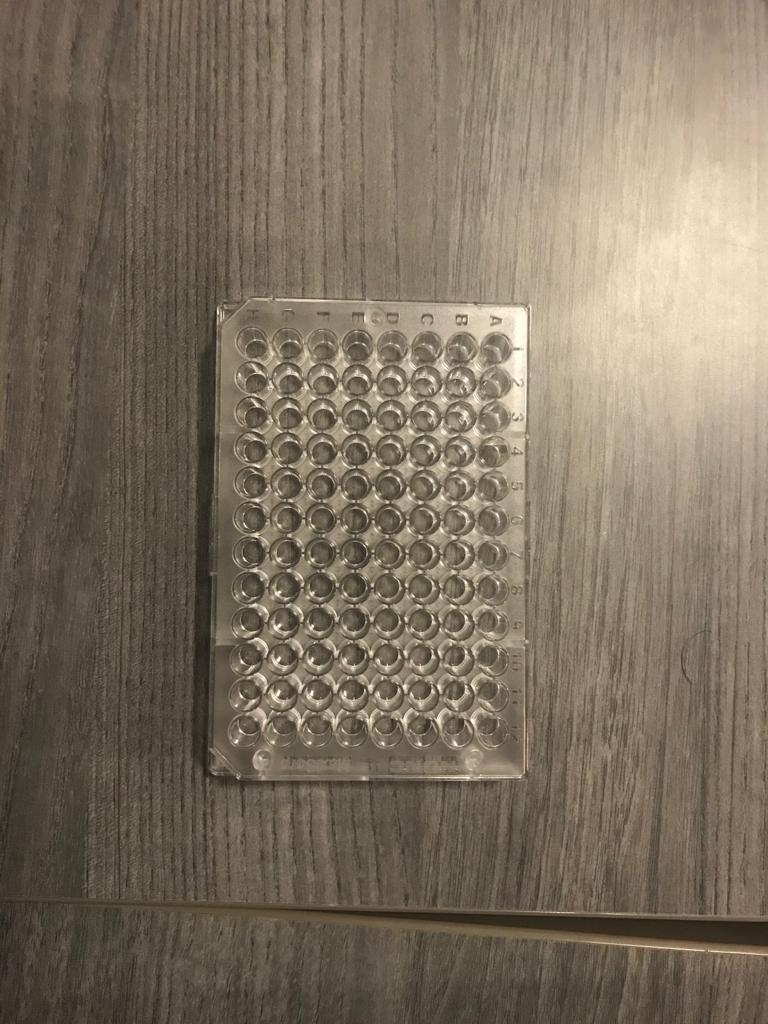
#> input picture images/1.jpeg, 768 x 1024 px
$ python -i PlateImage.py   (imports and definitions only)   (older library calls are emulated)
#> lines starting #> are read from the running program, lines starting #| are printed output that depends on the picture; after the words box and inside, x2 and y2 are one past the last pixel; in counts of white or black regions, pixels touching at a corner belong together
#!/usr/bin/env python3
import imutils
import cv2
import numpy as np
import pandas as pd
import scipy.cluster


# [('label, num)] -> ['label]
# determines whether there is an outlier in the data
# [13 lines left out: function find_outliers, not called in this run]

# creates a PlateImage given a path
def from_path(image_path):
    return PlateImage(cv2.imread(image_path))

# [('label, num)] -> bool
# determines whether there are outliers in the data
def has_outliers(data, thresh=3):
    return find_outliers(data, thresh=thresh) != []


# Represents an image of an ELISA plate
class PlateImage:

    # default constructor
    # creates image from provided image path
    # when adding parameters (such as thresholds),
    # these should be optional parameters for methods
    # ASSUME image is always scaled to have width of 700
    def __init__(self, img):
        self.image = imutils.resize(img, width=700)

    # creates a PlateImage given a path
    def from_path(self, image_path):
        return self.__init__(cv2.imread(image_path))

    # () -> Boolean
    # determines whether the image is blurry
    def is_blurry(self, threshold=200):

        def variance_of_laplacian(gray_image):
            # compute the Laplacian of the image and then return the focus
            # measure, which is simply the variance of the Laplacian
            return cv2.Laplacian(gray_image, cv2.CV_64F).var()

        gray = cv2.cvtColor(self.image, cv2.COLOR_BGR2GRAY)
        fm = variance_of_laplacian(gray)

        return fm < threshold

    # () -> ()
    # raises an error if the image background isn't black
    # upper_thresh, lower_thresh: range of target background colors
    # [42 lines left out: function check_background, not called in this run]

        # if code executes to this point, this means that the background
        # of the image was within the defined boundaries


    # () -> Array of coordinates for rectangle corners
    # determines the smallest rectangle from the detected edges of the plate
    def detect_bounds(self):
        # adapted from tutorial at
        # https://www.pyimagesearch.com/2016/02/08/opencv-shape-detection/

        # copy the image and resize the copy to a smaller factor so that
        # the shapes can be approximated better
        image = self.image.copy()
        resized = imutils.resize(image, width=700)
        ratio = image.shape[0] / float(resized.shape[0])

        # convert the resized image to grayscale, blur it slightly,
        # and threshold it
        gray = cv2.cvtColor(resized, cv2.COLOR_BGR2GRAY)
        blurred = cv2.GaussianBlur(gray, (11, 11), 0)
        thresh = cv2.threshold(blurred, 39, 255, cv2.THRESH_BINARY)[1]

        # find contours in the thresholded image
        cnts = cv2.findContours(thresh.copy(), cv2.RETR_EXTERNAL,
                                cv2.CHAIN_APPROX_SIMPLE)
        cnts = imutils.grab_contours(cnts)

        # initialize vars to track largest contour and largest contour area
        largest_c = cnts[0]
        largest_area = 0

        # loop over the contours to find the one with the largest area
        for c in cnts:
            # find area of contour
            area = cv2.contourArea(c)
            if area > largest_area:
                largest_area = area
                largest_c = c

        # multiply the contour (x, y)-coordinates by the resize ratio,
        # then draw the contours on the image
        largest_c = largest_c.astype("float")
        largest_c *= ratio
        largest_c = largest_c.astype("int")

        # adapted from tutorial at
        # https://hub.packtpub.com/opencv-detecting-edges-lines-shapes/
        # find minimum area
        rect = cv2.minAreaRect(largest_c)

        return rect


    # () -> New image with drawn contours
    # draws the detected boundaries onto the image
    # [14 lines left out: function draw_contours, not called in this run]


    # () -> [[(row, col, radius)]]
    # generates a list of the vial locations
    # returns the center positions and radii (half side length of square)
    # of the areas from which we will read the colors
    def get_vials(self):
        dims = self.image.shape
        center = ((dims[0]) // 2, (dims[1]) // 2)

        row_adjustments = [-35, 35, -110, 110, -185, 185, -260, 260]
        col_adjustments = [28, -50, -120, -200, -280, -350,
                           -415, 100, 175, 250, 330, 410]
        radius = 10

        return [(center[1] + r_adj, center[0] + c_adj, radius)
                for r_adj in row_adjustments
                for c_adj in col_adjustments]


    # () -> New image with important pixels highlighted
    # changes the pixel color of centers of optimal parts of vials and color
    # of four pixels around them based on radius for testing of get_vials
    # [69 lines left out: function draw_vials, not called in this run]

        # RED = [0, 0, 255]
        # GREEN = [0, 255, 0]
        # pos_offsets = [-1, 0, 1]
#
        # for vial in vials:
            # # highlight pixel at center
            # image[vial[1]][vial[0]] = RED
#
            # for x_off in pos_offsets:
                # for y_off in pos_offsets:
                    # # also turn its neighboring pixels red
                    # # for better visualization
                    # image[vial[1]+x_off][vial[0]+y_off] = RED
#
            # # draw the corners of the square based on the radius in green
            # # highlight their neighbors are well for better visualization
            # top    = vial[1]-vial[2]
            # bottom = vial[1]+vial[2]
            # left   = vial[0]-vial[2]
            # right  = vial[0]+vial[2]
#
            # # locations of the four corners
            # corner_locs = [(top, left),
                           # (top, right),
                           # (bottom, left),
                           # (bottom, right)]
#
            # # top left
            # for x_loc, y_loc in corner_locs:
                # for x_off in pos_offsets:
                    # for y_off in pos_offsets:
                        # image[x_loc + x_off][y_loc + y_off] = GREEN
#
        # cv2.imshow("Vial locations", imutils.resize(image, width=700))


    # () -> [((r, g, b), (x, y, radius))]
    # reads the colors of each vial on the plate
    # returns some data structure to represent colors on array
    def get_colors(self):
        try:
            if self.is_blurry():
                raise ValueError("Image was blurry!")
            # self.check_background()
            img = self.normalize_shape()  # 500w image
            return [img.find_color(loc) for loc in img.get_vials()]  # [()]

        except(ValueError):
            raise ValueError("The image could not be read from. Please try again!")


    # (maybe path) -> PlateImage
    # read the colors of the image and export image to paht
    # [5 lines left out: function export_colors, not called in this run]


    # () -> New cropped image
    # normalize the image to have a rectangular shape
    def normalize_shape(self):
        rect = self.detect_bounds()
        image = self.image.copy()

        # rotate img
        angle = rect[2]
        rows, cols = image.shape[0], image.shape[1]
        m = cv2.getRotationMatrix2D((cols / 2, rows / 2), angle, 1)
        img_rot = cv2.warpAffine(image, m, (cols, rows))

        # rotate bounding box
        box = cv2.boxPoints(rect)
        pts = np.int0(cv2.transform(np.array([box]), m))[0]
        pts[pts < 0] = 0

        # crop the image based on the corners found
        img_crop = img_rot[pts[1][1]:pts[0][1], pts[1][0]:pts[2][0]]

        return PlateImage(img_crop)


    # calculates the dominant RGB value of a specified area on an image
    # @param a tuple with x coord, y coord, and radius at (x,y)  on image
    # -- (x, y, radius)
    # @return tuple with the RGB values and location parameters as tuples
    # -- ((r, g, b), (x, y, radius))
    def find_color(self, location):
        print("finding the color...")

        image = imutils.resize(self.image.copy(), 710)
        x, y, radius = location
        cropped = image[(x - radius):(x + radius), (y - radius):(y + radius)]

        print(x)
        print(y)
        print(radius)
        print(cropped)

        NUM_CLUSTERS = 5
        ar = np.asarray(cropped)
        shape = ar.shape
        ar = ar.reshape(np.product(shape[:2]), shape[2]).astype(float)

        # TODO: bug is here
        print(ar)
        print(NUM_CLUSTERS)

        codes, dist = scipy.cluster.vq.kmeans(ar, NUM_CLUSTERS)

        # assign codes and count occurrences
        vecs, dist = scipy.cluster.vq.vq(ar, codes)
        counts, bins = np.histogram(vecs, len(codes))

        # find most frequent
        index_max = np.argmax(counts)
        dominant_color = codes[index_max]

        # formats to RGB tuple by rounding to int, reversing the list,
        # and converting to tuple
        dominant_color = tuple(
            [int(round(num)) for num in dominant_color][::-1])

        return (dominant_color, location)

    # () -> () (mutates object)
    # normalize the colors of the image to improve color accuracy
    def normalize_color(self):
        raise "not yet implemented"
        # TODO: unclear whether we need to do this

    # (maybe path) -> ()
    # writes the image to disk at provided path
    def save(self, path="./image.jpeg"):
        cv2.imwrite(path, self.image)

    # displays image through opencv
    # () -> ()
    def show(self):
        cv2.imshow("ELISA Plate", self.image)

    # converts a list of relative colors to a list of abs colors
    # [(r,g,b)] -> [0...1]
    def rel_to_abs_color(self, color_list):
        abs_list = [r + g + b for r, g, b in color_list]
        return [float(val)/sum(abs_list) for val in abs_list]

    # draw rgb data on the image
    # () -> PlateImage
    # throws Exception if the image data is not realistic
    # [34 lines left out: function draw_img_data, not called in this run]

>>> import cv2
>>> picture = cv2.imread('../images/1.jpeg')
#> picture is the input picture: shape (1024, 768, 3); mean B, G, R 95.3, 112.2, 125.1
>>> result = PlateImage(picture).get_colors()
#> in is_blurry, `gray = cv2.cvtColor(self.image, cv2.COLOR_BGR2GRAY)`:
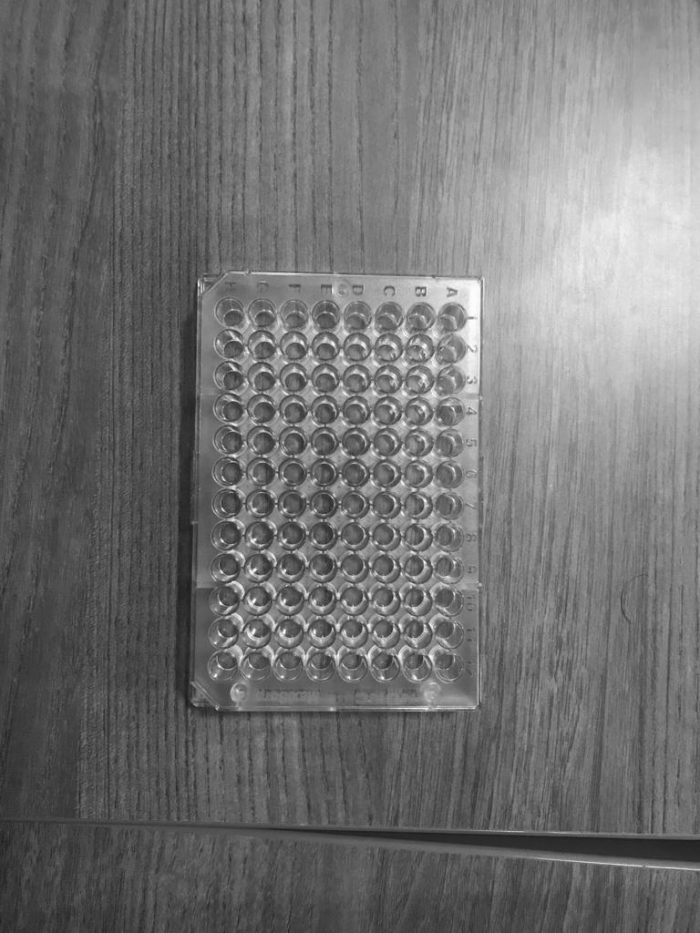
#> gray: shape (933, 700); min 29, max 253, mean 114.2
#> in is_blurry, `fm = variance_of_laplacian(gray)`: fm = 281.3
#> in detect_bounds, `thresh = cv2.threshold(blurred, 39, 255, cv2.THRESH_BINARY)[1]`:
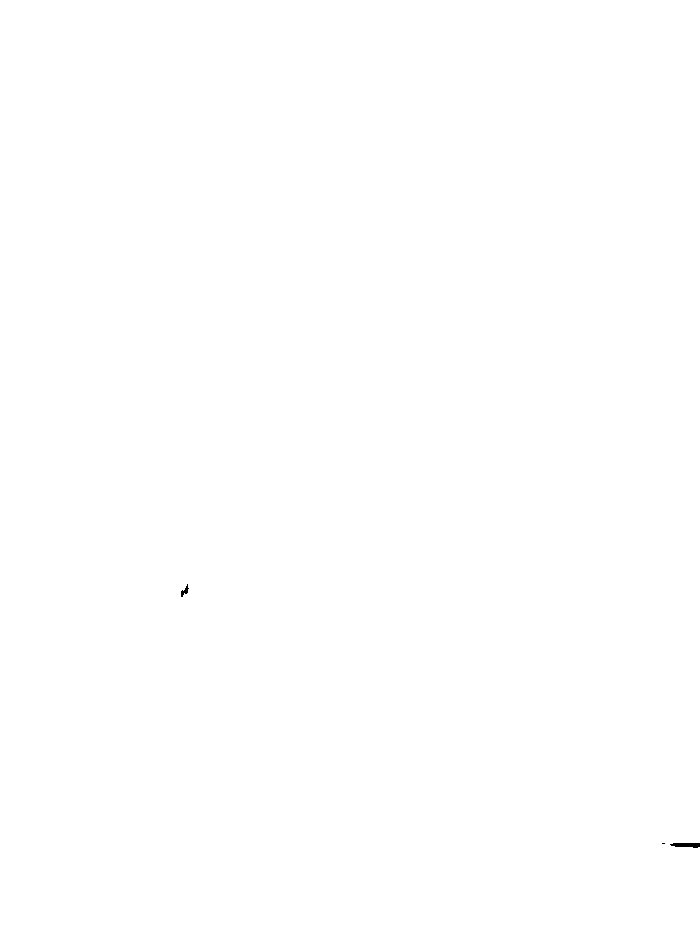
#> thresh: shape (933, 700); 100% white; 3 black regions (1 under 20 px)
#> in detect_bounds, `cnts = cv2.findContours(thresh.copy(), cv2.RETR_EXTERNAL, cv2.CHAIN_AP..`: cnts = 1 contour; box (x1, y1, x2, y2) and area: (0, 0, 700, 933) 651324
#> in detect_bounds, `largest_c = cnts[0]`: largest_c = contour of 17 points, box (x1, y1, x2, y2) (0, 0, 700, 933), area 651324
#> the loop in detect_bounds, `for c in cnts:` made 1 pass
#> (area, largest_area) on pass 1: (651324.5, 651324.5)
#> after the loop in detect_bounds, `for c in cnts:`: largest_area = 651324.5
#> in detect_bounds, `largest_c = largest_c.astype("float")`: largest_c = 17 rows, first 8: [0, 0], [0, 932], [699, 932], [699, 847], [698, 847], [697, 848], [693, 848], [692, 847]
#> in detect_bounds, `rect = cv2.minAreaRect(largest_c)`: rect = ((349.5, 466), (932, 699), -90)
#> in normalize_shape, `angle = rect[2]`: angle = -90
#> in normalize_shape, `m = cv2.getRotationMatrix2D((cols / 2, rows / 2), angle, 1)`: m = [[6.12e-17, -1, 816.5], [1, 6.12e-17, 116.5]]
#> in normalize_shape, `img_rot = cv2.warpAffine(image, m, (cols, rows))`:
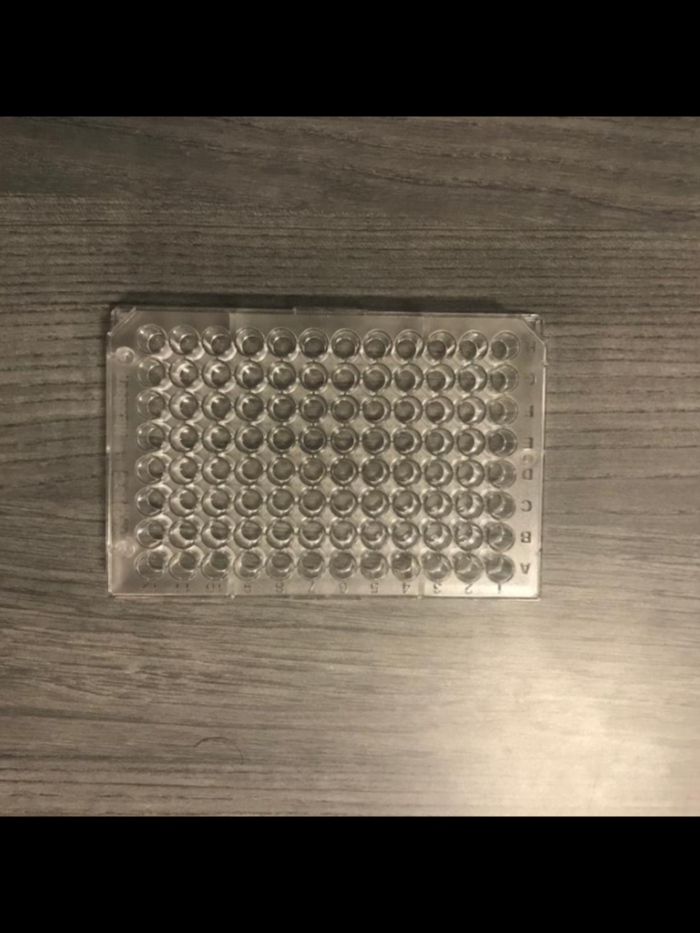
#> img_rot: shape (933, 700, 3); mean B, G, R 74.5, 87.5, 97
#> in normalize_shape, `box = cv2.boxPoints(rect)`: box = [[699, 932], [-2.85e-14, 932], [0, 0], [699, 0]]
#> in normalize_shape, `pts = np.int0(cv2.transform(np.array([box]), m))[0]`: pts = [[-115, 815], [-115, 116], [816, 116], [816, 815]]
#> in normalize_shape, `img_crop = img_rot[pts[1][1]:pts[0][1], pts[1][0]:pts[2][0]]`:
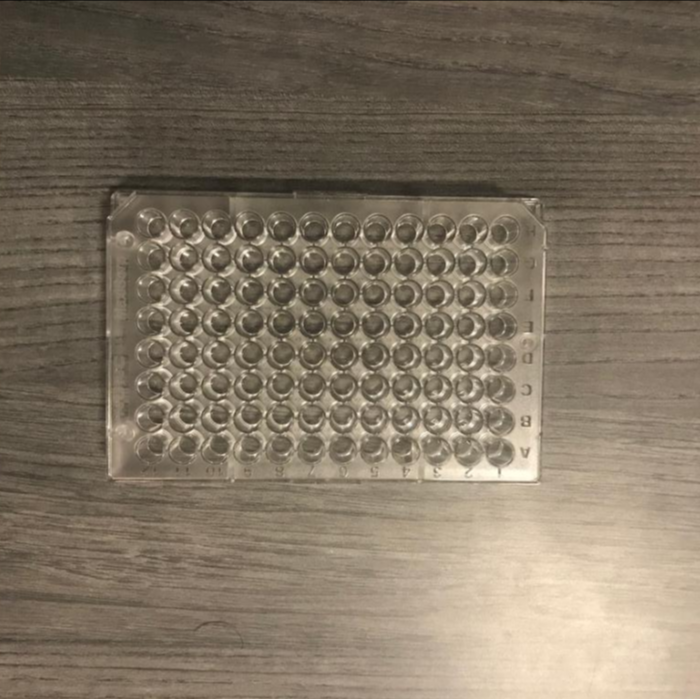
#> img_crop: shape (699, 700, 3); mean B, G, R 99.1, 116.4, 129.1
#> (printed output is left out)
#> in find_color, `ar = ar.reshape(np.product(shape[:2]), shape[2]).astype(float)`: ar = 400 rows, first 8: [124, 143, 156], [115, 134, 146], [87, 106, 118], [61, 79, 89], [51, 68, 77], [49, 65, 74], [46, 61, 70], [42, 58, 67]
#> (printed output is left out)
#> in find_color, `codes, dist = scipy.cluster.vq.kmeans(ar, NUM_CLUSTERS)`: codes = [[46.82, 62.65, 71.65], [75.98, 93.36, 104.1], [124.3, 145.4, 156.6], [154.5, 175.9, 186.1], [97.24, 114.8, 125.8]]; dist = 10.64
#> in find_color, `vecs, dist = scipy.cluster.vq.vq(ar, codes)`: vecs = 400 values, max 4 at index 2, min 0 at index 4, mean 1.96; dist = 400 values, max 43 at index 242, min 0.362 at index 314, mean 10.64
#> in find_color, `counts, bins = np.histogram(vecs, len(codes))`: counts = [51, 135, 90, 27, 97]; bins = [0, 0.8, 1.6, 2.4, 3.2, 4]
#> in find_color, `index_max = np.argmax(counts)`: index_max = 1
#> in find_color, `dominant_color = codes[index_max]`: dominant_color = [75.98, 93.36, 104.1]
#> in find_color, `dominant_color = tuple( [int(round(num)) for num in dominant_color][::..`: dominant_color = (104, 93, 76)
#> (printed output is left out)
#> in find_color (call 2), `ar = ar.reshape(np.product(shape[:2]), shape[2]).astype(float)`: ar = 400 rows, first 8: [43, 57, 65], [44, 59, 66], [45, 61, 68], [54, 71, 78], [88, 105, 112], [125, 143, 150], [135, 154, 161], [130, 149, 157]
#> (printed output is left out)
#> call 3 of find_color, with location = (315, 229, 10)
#> in find_color (call 3), `cropped = image[(x - radius):(x + radius), (y - radius):(y + radius)]`:
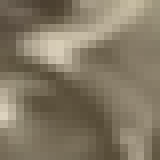
#> cropped: shape (20, 20, 3) (shown 8 times larger); mean B, G, R 100.4, 120.4, 131.1
#> (printed output is left out)
#> in find_color (call 3), `ar = ar.reshape(np.product(shape[:2]), shape[2]).astype(float)`: ar = 400 rows, first 8: [84, 98, 109], [76, 90, 101], [69, 83, 94], [63, 77, 88], [55, 69, 81], [49, 63, 75], [48, 64, 75], [51, 67, 79]
#> (printed output is left out)
#> in find_color (call 3), `codes, dist = scipy.cluster.vq.kmeans(ar, NUM_CLUSTERS)`: codes = [[86.04, 105.6, 116.3], [65.1, 83.81, 94.9], [125.7, 146.8, 157.2], [160.3, 182, 192.8], [103.7, 123.8, 134.5]]; dist = 9.61
#> in find_color (call 3), `vecs, dist = scipy.cluster.vq.vq(ar, codes)`: vecs = 400 values, max 4 at index 9, min 0 at index 0, mean 2.02; dist = 400 values, max 49.04 at index 280, min 0.238 at index 392, mean 9.61
#> in find_color (call 3), `counts, bins = np.histogram(vecs, len(codes))`: counts = [83, 96, 64, 43, 114]
#> in find_color (call 3), `index_max = np.argmax(counts)`: index_max = 4
#> in find_color (call 3), `dominant_color = codes[index_max]`: dominant_color = [103.7, 123.8, 134.5]
#> in find_color (call 3), `dominant_color = tuple( [int(round(num)) for num in dominant_color][::..`: dominant_color = (134, 124, 104)
#> call 4 of find_color, with location = (315, 149, 10)
#> in find_color (call 4), `cropped = image[(x - radius):(x + radius), (y - radius):(y + radius)]`:
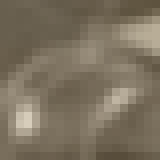
#> cropped: shape (20, 20, 3) (shown 8 times larger); mean B, G, R 95.2, 113.3, 124
#> (printed output is left out)
#> in find_color (call 4), `ar = ar.reshape(np.product(shape[:2]), shape[2]).astype(float)`: ar = 400 rows, first 8: [79, 96, 105], [80, 97, 106], [82, 99, 108], [84, 101, 110], [83, 100, 109], [80, 96, 105], [76, 93, 102], [74, 91, 100]
#> (printed output is left out)
#> in find_color (call 4), `codes, dist = scipy.cluster.vq.kmeans(ar, NUM_CLUSTERS)`: codes = [[149.7, 168.9, 179.8], [89.21, 107.2, 118.2], [101.3, 119.3, 130.3], [117, 135.5, 146.4], [76.48, 94.16, 104.4]]; dist = 7.13
#> in find_color (call 4), `vecs, dist = scipy.cluster.vq.vq(ar, codes)`: vecs = 400 values, max 4 at index 0, min 0 at index 76, mean 2.39; dist = 400 values, max 62.71 at index 303, min 0.389 at index 207, mean 7.13
#> in find_color (call 4), `counts, bins = np.histogram(vecs, len(codes))`: counts = [29, 104, 83, 49, 135]
#> in find_color (call 4), `dominant_color = codes[index_max]`: dominant_color = [76.48, 94.16, 104.4]
#> in find_color (call 4), `dominant_color = tuple( [int(round(num)) for num in dominant_color][::..`: dominant_color = (104, 94, 76)
#> in find_color (call 5), `cropped = image[(x - radius):(x + radius), (y - radius):(y + radius)]`:
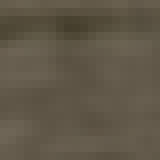
#> cropped: shape (20, 20, 3) (shown 8 times larger); mean B, G, R 72, 87.6, 96.2
#> (printed output is left out)
#> in find_color (call 5), `ar = ar.reshape(np.product(shape[:2]), shape[2]).astype(float)`: ar = 400 rows, first 8: [76, 93, 101], [77, 94, 103], [80, 97, 106], [80, 97, 105], [77, 94, 103], [74, 91, 100], [75, 92, 101], [76, 93, 102]
#> (printed output is left out)
#> in find_color (call 5), `codes, dist = scipy.cluster.vq.kmeans(ar, NUM_CLUSTERS)`: codes = [[65.55, 81.71, 89.92], [54.23, 72.1, 79.3], [74.42, 89.75, 98.54], [70.41, 85.89, 94.67], [79.02, 94.45, 103.3]]; dist = 2.55
#> in find_color (call 5), `vecs, dist = scipy.cluster.vq.vq(ar, codes)`: vecs = 400 values, max 4 at index 0, min 0 at index 26, mean 2.43; dist = 400 values, max 17.13 at index 68, min 0.393 at index 51, mean 2.55
#> in find_color (call 5), `counts, bins = np.histogram(vecs, len(codes))`: counts = [51, 30, 118, 99, 102]
#> in find_color (call 5), `index_max = np.argmax(counts)`: index_max = 2
#> in find_color (call 5), `dominant_color = codes[index_max]`: dominant_color = [74.42, 89.75, 98.54]
#> in find_color (call 5), `dominant_color = tuple( [int(round(num)) for num in dominant_color][::..`: dominant_color = (99, 90, 74)
#> (the run stopped early here; a loop or call above may not have finished)
